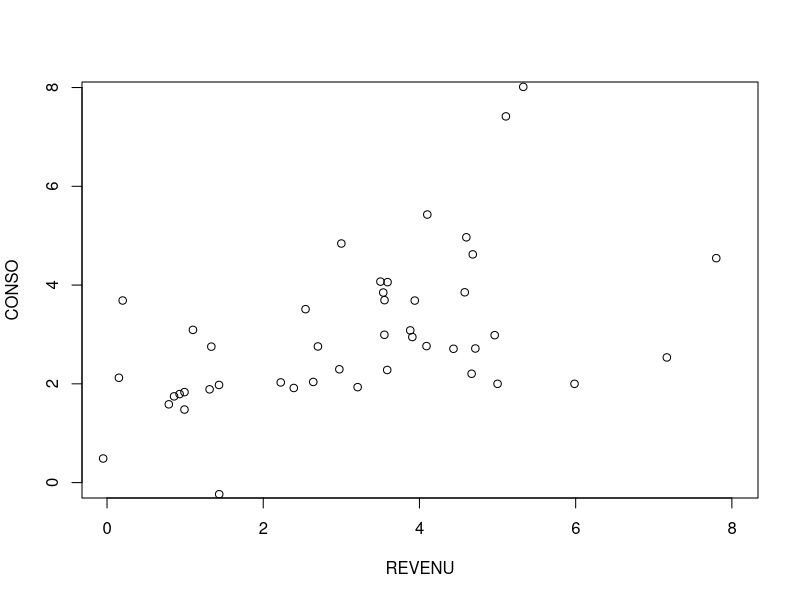

Write R code to recreate this figure.
## ---- chunk 1
chomage <- read.csv("DP_chomage.csv", encoding = "UTF-8")[, c(1, 7)]
names(chomage) <- c("PAYS", "CHOM")

conso <- read.csv("DP_conso.csv", encoding = "UTF-8")[, c(1, 7)]
names(conso) <- c("PAYS", "CONSO")

emploi <- read.csv("DP_emploi.csv", encoding = "UTF-8")[, c(1, 7)]
names(emploi) <- c("PAYS", "EMPLOI")

epargne <- read.csv("DP_epargne_revenu.csv", encoding = "UTF-8")[, c(1, 7)]
names(epargne) <- c("PAYS", "EPARGNE")

impot <- read.csv("DP_impot_PIB.csv", encoding = "UTF-8")[, c(1, 7)]
names(impot) <- c("PAYS", "IMPOT")

inflation <- read.csv("DP_inflation_IPC.csv", encoding = "UTF-8")[, c(1, 7)]
names(inflation) <- c("PAYS", "INFL")

pib <- read.csv("DP_PIB.csv", encoding = "UTF-8")[, c(1, 7)]
names(pib) <- c("PAYS", "PIB")

revenu <- read.csv("DP_revenu.csv", encoding = "UTF-8")[, c(1, 7)]
names(revenu) <- c("PAYS", "REVENU")

data <- Reduce(function(x, y) merge(x, y), list(chomage, conso, emploi, epargne, 
    impot, inflation, pib, revenu))
## ---- chunk 2
summary(data)
## ---- chunk 3
cor(data[,2:9])
## ---- chunk 4
model1 <- lm(CONSO~., data = data[,2:9])
summary(model1)
## ---- chunk 5
model2 <- lm(CONSO~EPARGNE+INFL+REVENU, data = data)
summary(model2)
## ---- chunk 6
anova(model1, model2)
## ---- chunk 7
plot(CONSO~REVENU, data = data,
     ylim = c(0, max(REVENU)),
     xlim = c(0, max(CONSO))
    )
